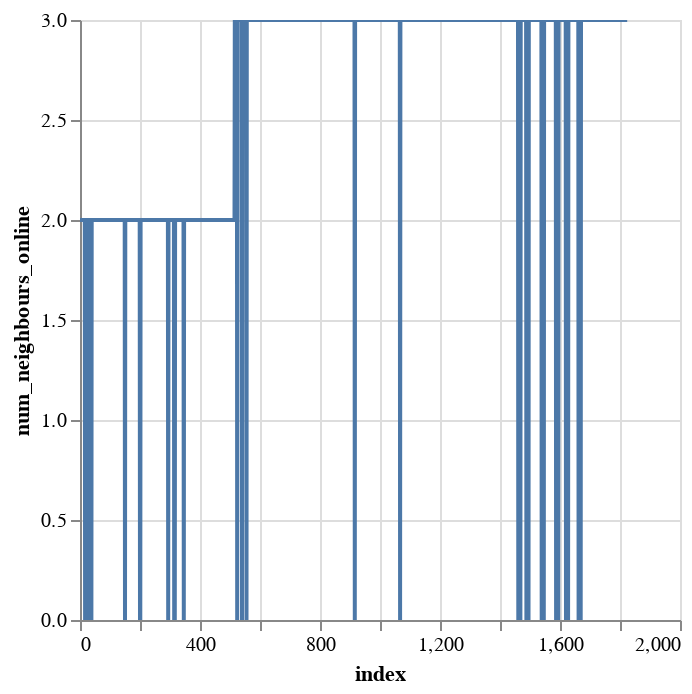

Write notebook code for a chart like this one.
### Code cell
all_data_num_neighbours['num_neighbours_online'].plot.line()

### Figure 1 — Vega-Lite specification as saved in the notebook (floating-point values rounded to 4 significant figures; data arrays with more than 128 entries replaced by an {"elided": "..."} marker saying what was removed)
{"config": {"view": {"continuousWidth": 300, "continuousHeight": 300}}, "data": {"name": "data-5d0e864c8762c9347706e797e7c15847"}, "mark": {"type": "line", "tooltip": true}, "encoding": {"x": {"field": "index", "type": "quantitative"}, "y": {"field": "num_neighbours_online", "type": "quantitative"}}, "params": [{"name": "param_10", "select": {"type": "interval", "encodings": ["x", "y"]}, "bind": "scales"}], "$schema": "https://vega.github.io/schema/vega-lite/v5.20.1.json", "datasets": {"data-5d0e864c8762c9347706e797e7c15847": {"elided": "1825 records"}}}
